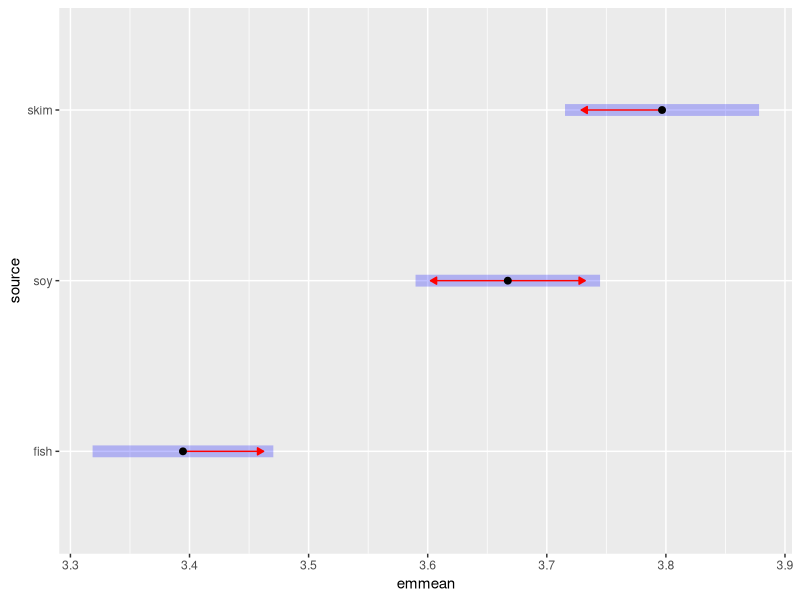

Recreate this plot in R. (Note: this script raises an error after producing the figure.)
## ---- chunk 1
require("emmeans")
knitr::opts_chunk$set(collapse = TRUE, fig.width = 4.5)
## ---- chunk 2
pigs.lm <- lm(log(conc) ~ source + factor(percent), data = pigs)
pigs.emm.s <- emmeans(pigs.lm, "source")
pairs(pigs.emm.s)
## ---- chunk 3
plot(pigs.emm.s, comparisons = TRUE)
## ---- chunk 4
cld(pigs.emm.s)
## ---- chunk 5
coef(pairs(pigs.emm.s))
## ---- chunk 6
pigs.emm.p <- emmeans(pigs.lm, "percent")
ply <- contrast(pigs.emm.p, "poly")
ply

coef(ply)
## ---- chunk 7
org.aov <- aov(sales1 ~ day + Error(store), data = oranges,
               contrasts = list(day = "contr.sum"))
org.emml <- emmeans(org.aov, consec ~ day)
org.emml
## ---- chunk 8
skip_comp.emmc <- function(levels, skip = 1, reverse = FALSE) {
    if((k <- length(levels)) < skip + 1)
        stop("Need at least ", skip + 1, " levels")
    coef <- data.frame()
    coef <- as.data.frame(lapply(seq_len(k - skip - 1), function(i) {
        sgn <- ifelse(reverse, -1, 1)
        sgn * c(rep(0, i - 1), 1, rep(0, skip), -1, rep(0, k - i - skip - 1))
    }))
    names(coef) <- sapply(coef, function(x)
        paste(which(x == 1), "-", which(x == -1)))
    attr(coef, "adjust") = "fdr"   # default adjustment method
    coef
}
## ---- chunk 9
skip_comp.emmc(1:5)

skip_comp.emmc(1:5, skip = 0, reverse = TRUE)
## ---- chunk 10
contrast(org.emml[[1]], "skip_comp", skip = 2, reverse = TRUE)
## ---- chunk 11
LF <- contrast(pigs.emm.s, 
               list(lambda1 = c(1, 2, 0), lambda2 = c(0, 3, -2)),
               offset = c(-7, 1))
confint(LF, adjust = "bonferroni")
## ---- chunk 12
pairs(pigs.emm.s, type = "lp")

pairs(pigs.emm.s, type = "response")
